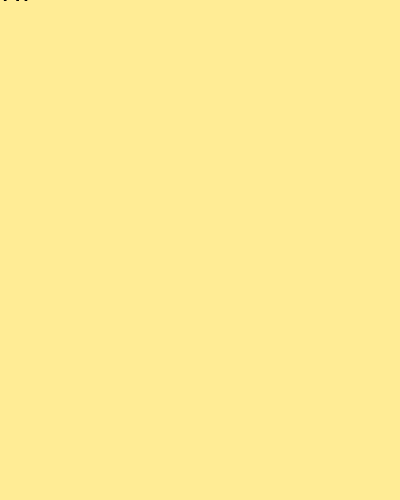
Frame 1 (no input)
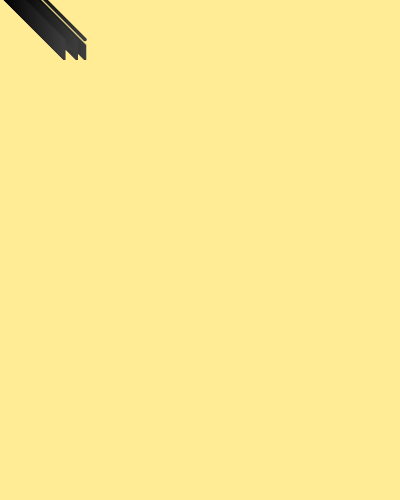
Frame 60 (the mouse pressed at the canvas centre just before this capture)
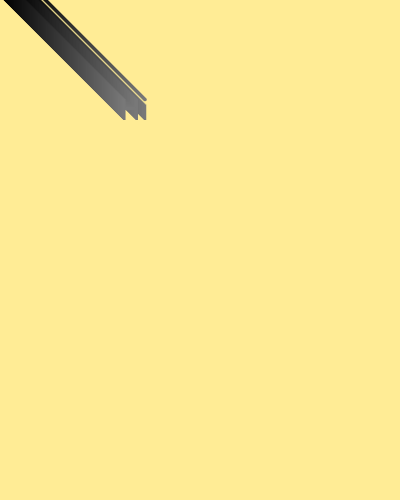
Frame 120 (the mouse held since frame 60 and released just before this capture)

The Processing sketch that drew these frames (run headless with seeded random() and noise(); from frame 60 on, the mouse is pressed at the canvas centre):

// Processing sketch: TextRecurring
// ── TextRecurring.pde
void setup()
{
  size(400,500);
  background(255,236,149);
  fill(203,118,122);
  textSize(32);
}
 
void draw()
{
  fill(frameCount%255);
  text("Hi",frameCount%width,frameCount);
}
